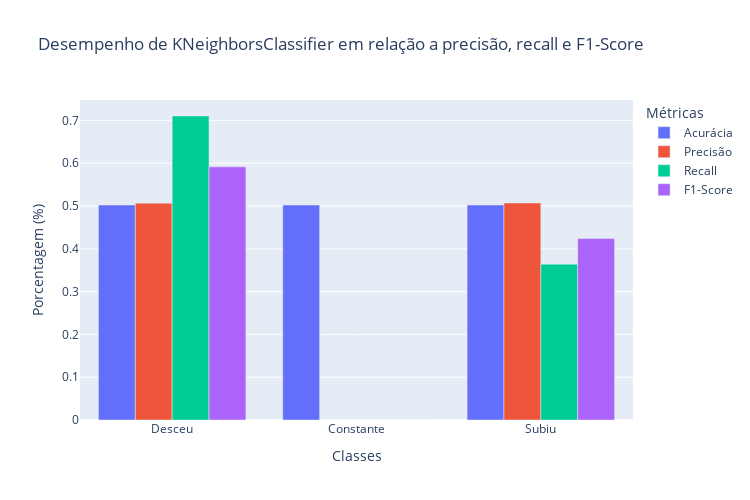
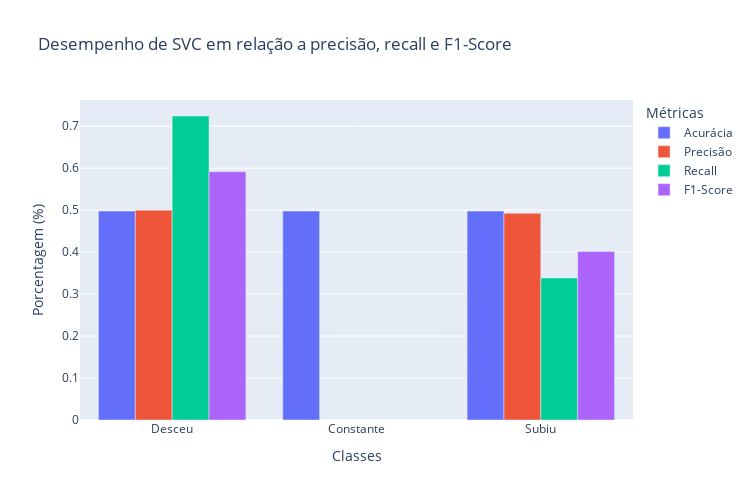
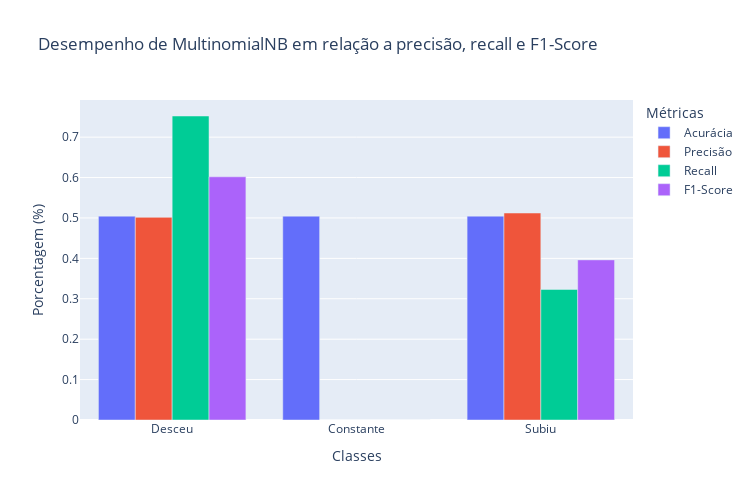
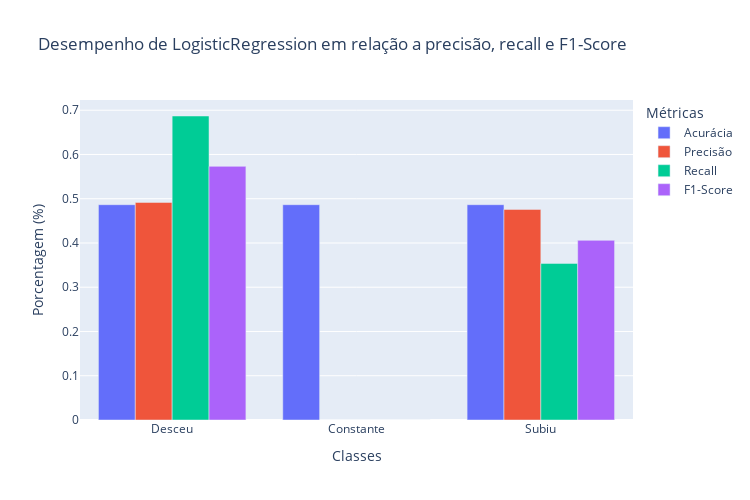

These figures' notebook cell, in order:
### Code cell
print("CountVectorizer models")
for model in cv_best_models:
    print("Model: ", model.__class__.__name__)
    y_pred = model.predict(X_test)
    print(classification_report(y_test, y_pred))
    show_graph_metrics(y_test, y_pred, model.__class__.__name__)

### Figure 1 — Plotly figure (JSON) as saved in the notebook; plotly's stock layout.template omitted (floating-point values rounded to 4 significant figures)
{"data": [{"alignmentgroup": "True", "hovertemplate": "Métricas=Acurácia<br>Classes=%{x}<br>Porcentagem (%)=%{y}<extra></extra>", "legendgroup": "Acurácia", "marker": {"color": "#636efa", "pattern": {"shape": ""}}, "name": "Acurácia", "offsetgroup": "Acurácia", "orientation": "v", "showlegend": true, "textposition": "auto", "x": ["Desceu", "Constante", "Subiu"], "xaxis": "x", "y": [0.5023, 0.5023, 0.5023], "yaxis": "y", "type": "bar"}, {"alignmentgroup": "True", "hovertemplate": "Métricas=Precisão<br>Classes=%{x}<br>Porcentagem (%)=%{y}<extra></extra>", "legendgroup": "Precisão", "marker": {"color": "#EF553B", "pattern": {"shape": ""}}, "name": "Precisão", "offsetgroup": "Precisão", "orientation": "v", "showlegend": true, "textposition": "auto", "x": ["Desceu", "Constante", "Subiu"], "xaxis": "x", "y": [0.5067, 0.0, 0.5071], "yaxis": "y", "type": "bar"}, {"alignmentgroup": "True", "hovertemplate": "Métricas=Recall<br>Classes=%{x}<br>Porcentagem (%)=%{y}<extra></extra>", "legendgroup": "Recall", "marker": {"color": "#00cc96", "pattern": {"shape": ""}}, "name": "Recall", "offsetgroup": "Recall", "orientation": "v", "showlegend": true, "textposition": "auto", "x": ["Desceu", "Constante", "Subiu"], "xaxis": "x", "y": [0.7103, 0.0, 0.3641], "yaxis": "y", "type": "bar"}, {"alignmentgroup": "True", "hovertemplate": "Métricas=F1-Score<br>Classes=%{x}<br>Porcentagem (%)=%{y}<extra></extra>", "legendgroup": "F1-Score", "marker": {"color": "#ab63fa", "pattern": {"shape": ""}}, "name": "F1-Score", "offsetgroup": "F1-Score", "orientation": "v", "showlegend": true, "textposition": "auto", "x": ["Desceu", "Constante", "Subiu"], "xaxis": "x", "y": [0.5914, 0.0, 0.4239], "yaxis": "y", "type": "bar"}], "layout": {"xaxis": {"anchor": "y", "domain": [0.0, 1.0], "title": {"text": "Classes"}}, "yaxis": {"anchor": "x", "domain": [0.0, 1.0], "title": {"text": "Porcentagem (%)"}}, "legend": {"title": {"text": "Métricas"}, "tracegroupgap": 0}, "title": {"text": "Desempenho de KNeighborsClassifier em relação a precisão, recall e F1-Score"}, "barmode": "group", "height": 500, "width": 750}}

### Figure 2 — Plotly figure (JSON) as saved in the notebook; plotly's stock layout.template omitted (floating-point values rounded to 4 significant figures)
{"data": [{"alignmentgroup": "True", "hovertemplate": "Métricas=Acurácia<br>Classes=%{x}<br>Porcentagem (%)=%{y}<extra></extra>", "legendgroup": "Acurácia", "marker": {"color": "#636efa", "pattern": {"shape": ""}}, "name": "Acurácia", "offsetgroup": "Acurácia", "orientation": "v", "showlegend": true, "textposition": "auto", "x": ["Desceu", "Constante", "Subiu"], "xaxis": "x", "y": [0.4977, 0.4977, 0.4977], "yaxis": "y", "type": "bar"}, {"alignmentgroup": "True", "hovertemplate": "Métricas=Precisão<br>Classes=%{x}<br>Porcentagem (%)=%{y}<extra></extra>", "legendgroup": "Precisão", "marker": {"color": "#EF553B", "pattern": {"shape": ""}}, "name": "Precisão", "offsetgroup": "Precisão", "orientation": "v", "showlegend": true, "textposition": "auto", "x": ["Desceu", "Constante", "Subiu"], "xaxis": "x", "y": [0.5, 0.0, 0.4925], "yaxis": "y", "type": "bar"}, {"alignmentgroup": "True", "hovertemplate": "Métricas=Recall<br>Classes=%{x}<br>Porcentagem (%)=%{y}<extra></extra>", "legendgroup": "Recall", "marker": {"color": "#00cc96", "pattern": {"shape": ""}}, "name": "Recall", "offsetgroup": "Recall", "orientation": "v", "showlegend": true, "textposition": "auto", "x": ["Desceu", "Constante", "Subiu"], "xaxis": "x", "y": [0.7243, 0.0, 0.3385], "yaxis": "y", "type": "bar"}, {"alignmentgroup": "True", "hovertemplate": "Métricas=F1-Score<br>Classes=%{x}<br>Porcentagem (%)=%{y}<extra></extra>", "legendgroup": "F1-Score", "marker": {"color": "#ab63fa", "pattern": {"shape": ""}}, "name": "F1-Score", "offsetgroup": "F1-Score", "orientation": "v", "showlegend": true, "textposition": "auto", "x": ["Desceu", "Constante", "Subiu"], "xaxis": "x", "y": [0.5916, 0.0, 0.4012], "yaxis": "y", "type": "bar"}], "layout": {"xaxis": {"anchor": "y", "domain": [0.0, 1.0], "title": {"text": "Classes"}}, "yaxis": {"anchor": "x", "domain": [0.0, 1.0], "title": {"text": "Porcentagem (%)"}}, "legend": {"title": {"text": "Métricas"}, "tracegroupgap": 0}, "title": {"text": "Desempenho de SVC em relação a precisão, recall e F1-Score"}, "barmode": "group", "height": 500, "width": 750}}

### Figure 3 — Plotly figure (JSON) as saved in the notebook; plotly's stock layout.template omitted (floating-point values rounded to 4 significant figures)
{"data": [{"alignmentgroup": "True", "hovertemplate": "Métricas=Acurácia<br>Classes=%{x}<br>Porcentagem (%)=%{y}<extra></extra>", "legendgroup": "Acurácia", "marker": {"color": "#636efa", "pattern": {"shape": ""}}, "name": "Acurácia", "offsetgroup": "Acurácia", "orientation": "v", "showlegend": true, "textposition": "auto", "x": ["Desceu", "Constante", "Subiu"], "xaxis": "x", "y": [0.5045, 0.5045, 0.5045], "yaxis": "y", "type": "bar"}, {"alignmentgroup": "True", "hovertemplate": "Métricas=Precisão<br>Classes=%{x}<br>Porcentagem (%)=%{y}<extra></extra>", "legendgroup": "Precisão", "marker": {"color": "#EF553B", "pattern": {"shape": ""}}, "name": "Precisão", "offsetgroup": "Precisão", "orientation": "v", "showlegend": true, "textposition": "auto", "x": ["Desceu", "Constante", "Subiu"], "xaxis": "x", "y": [0.5016, 0.0, 0.5122], "yaxis": "y", "type": "bar"}, {"alignmentgroup": "True", "hovertemplate": "Métricas=Recall<br>Classes=%{x}<br>Porcentagem (%)=%{y}<extra></extra>", "legendgroup": "Recall", "marker": {"color": "#00cc96", "pattern": {"shape": ""}}, "name": "Recall", "offsetgroup": "Recall", "orientation": "v", "showlegend": true, "textposition": "auto", "x": ["Desceu", "Constante", "Subiu"], "xaxis": "x", "y": [0.7523, 0.0, 0.3231], "yaxis": "y", "type": "bar"}, {"alignmentgroup": "True", "hovertemplate": "Métricas=F1-Score<br>Classes=%{x}<br>Porcentagem (%)=%{y}<extra></extra>", "legendgroup": "F1-Score", "marker": {"color": "#ab63fa", "pattern": {"shape": ""}}, "name": "F1-Score", "offsetgroup": "F1-Score", "orientation": "v", "showlegend": true, "textposition": "auto", "x": ["Desceu", "Constante", "Subiu"], "xaxis": "x", "y": [0.6019, 0.0, 0.3962], "yaxis": "y", "type": "bar"}], "layout": {"xaxis": {"anchor": "y", "domain": [0.0, 1.0], "title": {"text": "Classes"}}, "yaxis": {"anchor": "x", "domain": [0.0, 1.0], "title": {"text": "Porcentagem (%)"}}, "legend": {"title": {"text": "Métricas"}, "tracegroupgap": 0}, "title": {"text": "Desempenho de MultinomialNB em relação a precisão, recall e F1-Score"}, "barmode": "group", "height": 500, "width": 750}}

### Figure 4 — Plotly figure (JSON) as saved in the notebook; plotly's stock layout.template omitted (floating-point values rounded to 4 significant figures)
{"data": [{"alignmentgroup": "True", "hovertemplate": "Métricas=Acurácia<br>Classes=%{x}<br>Porcentagem (%)=%{y}<extra></extra>", "legendgroup": "Acurácia", "marker": {"color": "#636efa", "pattern": {"shape": ""}}, "name": "Acurácia", "offsetgroup": "Acurácia", "orientation": "v", "showlegend": true, "textposition": "auto", "x": ["Desceu", "Constante", "Subiu"], "xaxis": "x", "y": [0.4865, 0.4865, 0.4865], "yaxis": "y", "type": "bar"}, {"alignmentgroup": "True", "hovertemplate": "Métricas=Precisão<br>Classes=%{x}<br>Porcentagem (%)=%{y}<extra></extra>", "legendgroup": "Precisão", "marker": {"color": "#EF553B", "pattern": {"shape": ""}}, "name": "Precisão", "offsetgroup": "Precisão", "orientation": "v", "showlegend": true, "textposition": "auto", "x": ["Desceu", "Constante", "Subiu"], "xaxis": "x", "y": [0.4916, 0.0, 0.4759], "yaxis": "y", "type": "bar"}, {"alignmentgroup": "True", "hovertemplate": "Métricas=Recall<br>Classes=%{x}<br>Porcentagem (%)=%{y}<extra></extra>", "legendgroup": "Recall", "marker": {"color": "#00cc96", "pattern": {"shape": ""}}, "name": "Recall", "offsetgroup": "Recall", "orientation": "v", "showlegend": true, "textposition": "auto", "x": ["Desceu", "Constante", "Subiu"], "xaxis": "x", "y": [0.6869, 0.0, 0.3538], "yaxis": "y", "type": "bar"}, {"alignmentgroup": "True", "hovertemplate": "Métricas=F1-Score<br>Classes=%{x}<br>Porcentagem (%)=%{y}<extra></extra>", "legendgroup": "F1-Score", "marker": {"color": "#ab63fa", "pattern": {"shape": ""}}, "name": "F1-Score", "offsetgroup": "F1-Score", "orientation": "v", "showlegend": true, "textposition": "auto", "x": ["Desceu", "Constante", "Subiu"], "xaxis": "x", "y": [0.5731, 0.0, 0.4059], "yaxis": "y", "type": "bar"}], "layout": {"xaxis": {"anchor": "y", "domain": [0.0, 1.0], "title": {"text": "Classes"}}, "yaxis": {"anchor": "x", "domain": [0.0, 1.0], "title": {"text": "Porcentagem (%)"}}, "legend": {"title": {"text": "Métricas"}, "tracegroupgap": 0}, "title": {"text": "Desempenho de LogisticRegression em relação a precisão, recall e F1-Score"}, "barmode": "group", "height": 500, "width": 750}}
